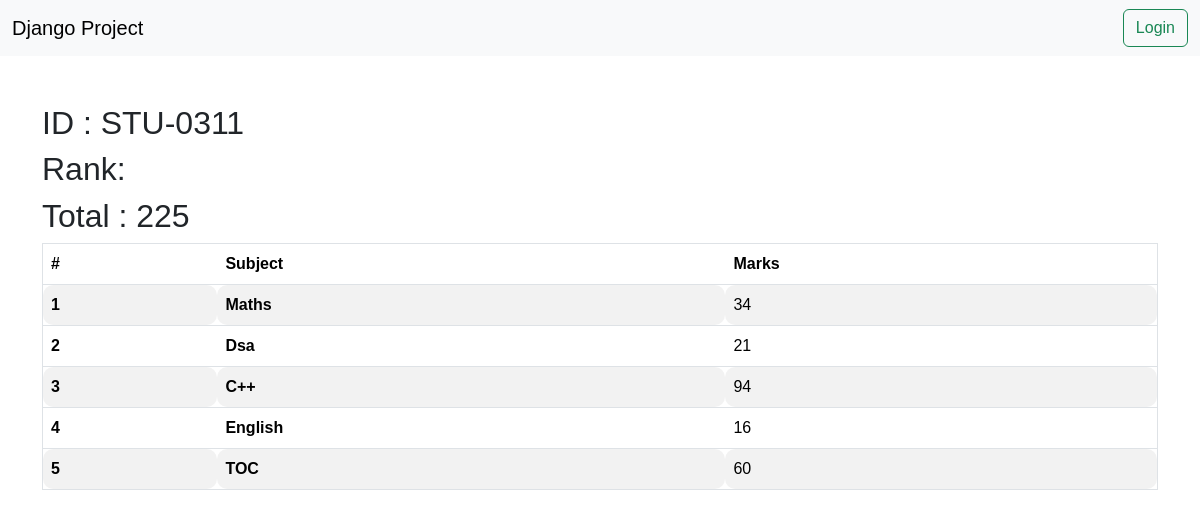
Screenshot of /reports/see_marks/STU-0311/ with the database file from the repository.
### vege/models.py (models this page shows, shortened)
class StudentId(models.Model):
    S_Id = models.CharField(max_length=100)

class SubjectMarks(models.Model):
    student = models.ForeignKey(Student , on_delete=models.CASCADE , related_name="studentmarks")
    subject = models.ForeignKey(Subject , on_delete=models.CASCADE)
    marks = models.IntegerField()
    class Meta :
        unique_together = ['student' , 'subject']

class Subject(models.Model):
    subject = models.CharField(max_length=100)

### vege/views.py (the view)
# urls.py: path('reports/see_marks/<S_Id>/' , see_marks , name='see_marks'),
def see_marks(request , S_Id):
    queryset = SubjectMarks.objects.filter(student__S_Id__S_Id = S_Id)
    total_marks = queryset.aggregate(total_marks = Sum('marks'))
    return render(request , 'reports/see_marks.html' , {'queryset' : queryset , 'total_marks' : total_marks , 'Id':S_Id})

### vege/templates/reports/see_marks.html
{% extends "base.html"%}
{%block start%}
<div class="container mt-5">
    <h2>ID : {{Id}}</h2>
    <h2>Rank:</h2>
    <h2>Total : {{total_marks.total_marks}}</h2>
    <table class="table table-striped border">
        <thead>
          <tr>
            <th scope="col">#</th>
            <th scope="col">Subject</th>
            <th scope="col">Marks</th>
          </tr>
        </thead>
        <tbody>
            {% for marks in queryset %}
          <tr>
            <th scope="row">{{forloop.counter}}</th>
            <td><b>{{marks.subject.subject}}</b></td>
            <td>{{marks.marks}}</td>
          </tr>
          {% endfor %}
        </tbody>
      </table>
</div>
  {% endblock %}

### home/templates/base.html (style rules this page uses)
table , th , td { border-radius: 10px; padding: 10px; }
* { font-family: Nunito, sans-serif; }
*, *:before, *:after { -moz-box-sizing: border-box; -webkit-box-sizing: border-box; box-sizing: border-box; }
body { margin: 0; }

### rows the page displays
StudentId: S_Id "STU-0311"
SubjectMarks: subject.subject "Maths", marks "34"
SubjectMarks: subject.subject "Dsa", marks "21"
SubjectMarks: subject.subject "C++", marks "94"
SubjectMarks: subject.subject "English", marks "16"
SubjectMarks: subject.subject "TOC", marks "60"

### other values shown
{{ total_marks.total_marks }} "225"
